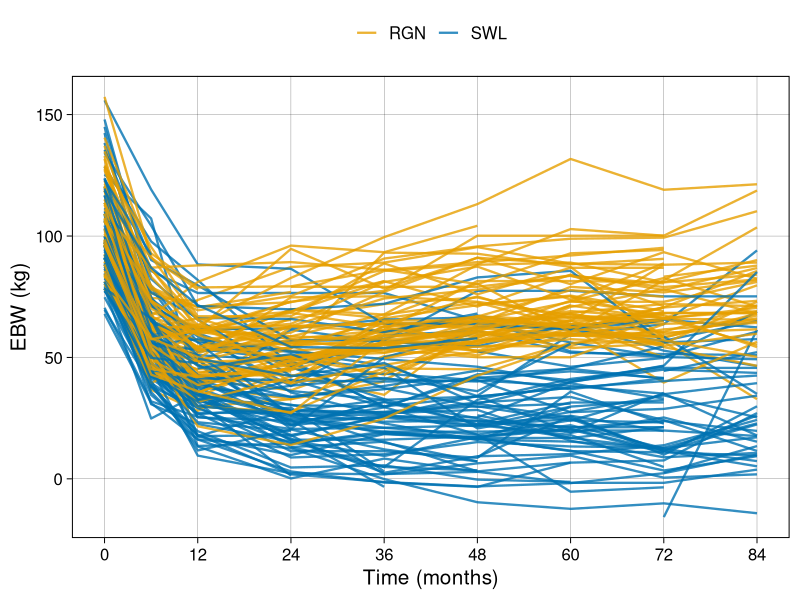
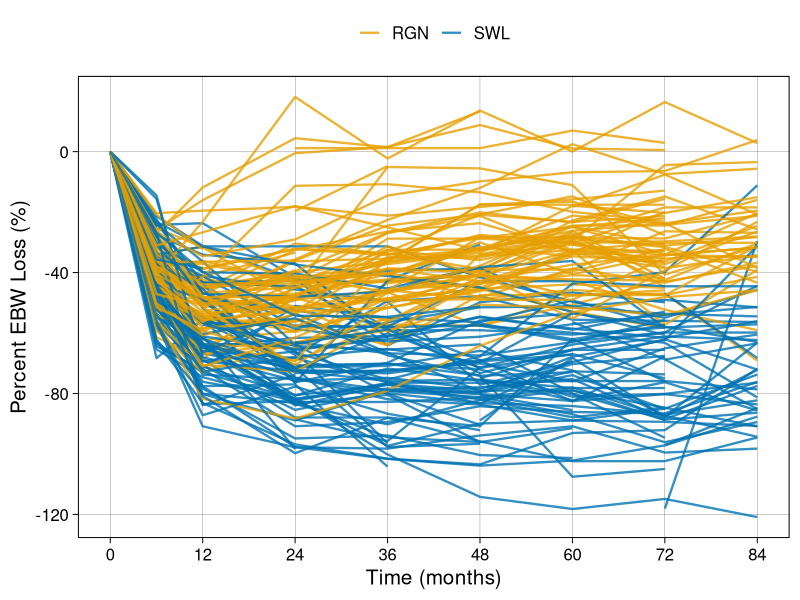
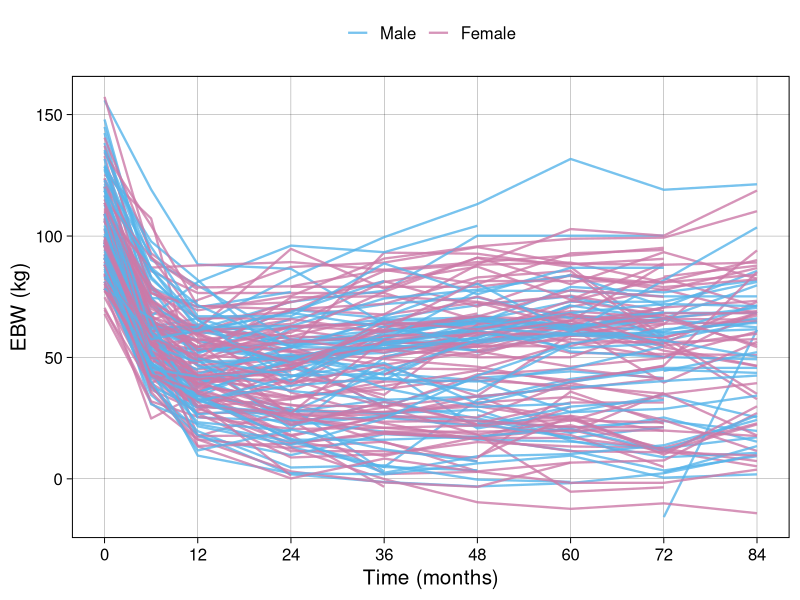
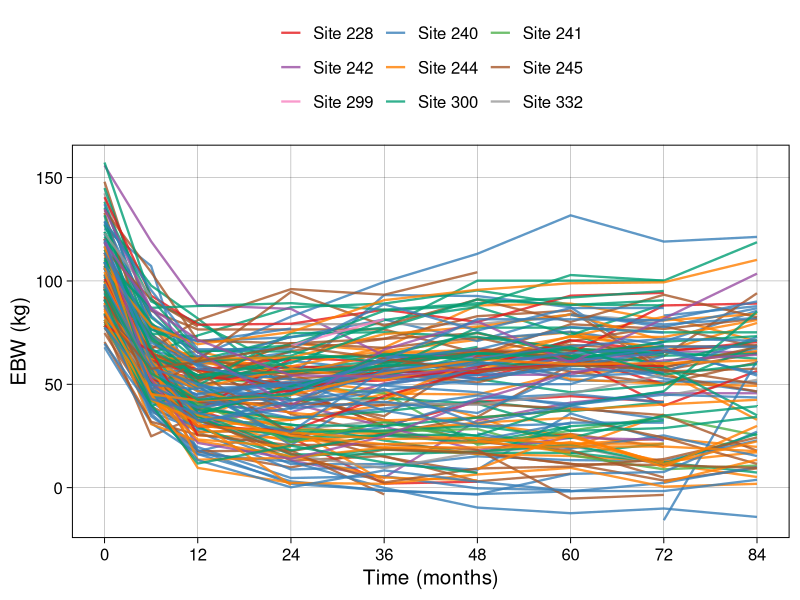

Reproduce these figures in R, in order.
###########################
# Author: Wanjun Gu
# Email: wanjun.gu@ucsf.edu
# Date: 2026-05-08
###########################

library(ggplot2)
library(here)

setwd(here::here("figures/FigS3"))

df = read.csv("ebw_metab_cohort_site.csv", stringsAsFactors=FALSE)

df$time = as.numeric(sub("ebw\\.", "", df$name))
df = df[df$time <= 84, ]
df$ebw = df$ebw / 2.20462

df$class_lab = factor(ifelse(df$class == 1, "RGN", "SWL"), levels=c("RGN", "SWL"))
df$sex_lab = factor(ifelse(df$sex == 1, "Male", "Female"), levels=c("Male", "Female"))
df$site_lab = factor(paste0("Site ", df$SITE_ID))

baseline = df[df$time == 0, c("id", "ebw")]
names(baseline) = c("id", "ebw_0")
df = merge(df, baseline, by="id", all.x=TRUE)
df$pct_loss = (df$ebw - df$ebw_0) / df$ebw_0 * 100

class_cols = c("RGN" = "#E69F00", "SWL" = "#0072B2")
sex_cols = c("Male" = "#56B4E9", "Female" = "#CC79A7")

site_levels = levels(df$site_lab)
site_cols = setNames(
  c("#E41A1C", "#377EB8", "#4DAF4A", "#984EA3", "#FF7F00",
    "#A65628", "#F781BF", "#009E73", "#999999")[seq_along(site_levels)],
  site_levels
)

x_breaks = c(0, 12, 24, 36, 48, 60, 72, 84)

base_theme = theme_linedraw(base_size=15) +
  theme(legend.position="top",
        legend.title=element_blank(),
        panel.grid.minor=element_blank())

p_a = ggplot(df, aes(x=time, y=ebw, group=id, color=class_lab)) +
  geom_line(linewidth=0.8, alpha=0.8) +
  scale_color_manual(values=class_cols) +
  scale_x_continuous(breaks=x_breaks) +
  labs(x="Time (months)", y="EBW (kg)") +
  base_theme

p_b = ggplot(df, aes(x=time, y=pct_loss, group=id, color=class_lab)) +
  geom_line(linewidth=0.8, alpha=0.8) +
  scale_color_manual(values=class_cols) +
  scale_x_continuous(breaks=x_breaks) +
  labs(x="Time (months)", y="Percent EBW Loss (%)") +
  base_theme

p_c = ggplot(df, aes(x=time, y=ebw, group=id, color=sex_lab)) +
  geom_line(linewidth=0.8, alpha=0.8) +
  scale_color_manual(values=sex_cols) +
  scale_x_continuous(breaks=x_breaks) +
  labs(x="Time (months)", y="EBW (kg)") +
  base_theme

p_d = ggplot(df, aes(x=time, y=ebw, group=id, color=site_lab)) +
  geom_line(linewidth=0.8, alpha=0.8) +
  scale_color_manual(values=site_cols) +
  scale_x_continuous(breaks=x_breaks) +
  labs(x="Time (months)", y="EBW (kg)") +
  theme_linedraw(base_size=15) +
  theme(legend.position="top",
        legend.title=element_blank(),
        panel.grid.minor=element_blank()) +
  guides(color=guide_legend(nrow=3, byrow=TRUE))

ggsave("figs3a_ebw_class.png", p_a, width=6, height=5, dpi=800, bg="white")
ggsave("figs3b_pct_ebw_loss.png", p_b, width=6, height=5, dpi=800, bg="white")
ggsave("figs3c_ebw_sex.png", p_c, width=6, height=5, dpi=800, bg="white")
ggsave("figs3d_ebw_site.png", p_d, width=6, height=5.8, dpi=800, bg="white")
